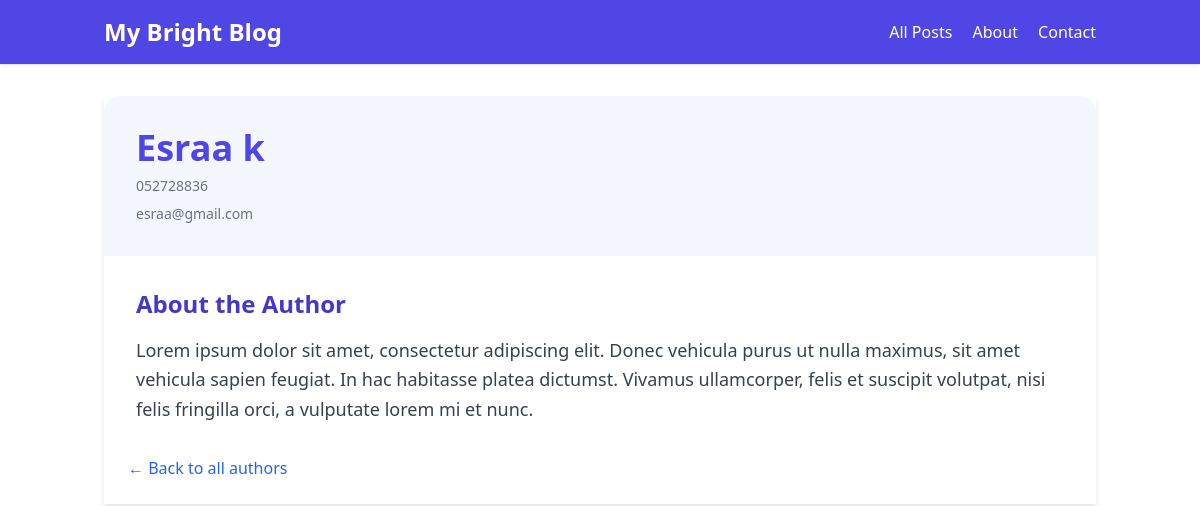
The page /posts/author/1/ on the database its author committed.
### posts/models.py (models this page shows, shortened)
class Author(models.Model):
    first_name = models.CharField(max_length=200)
    last_name = models.CharField(max_length=200)
    phone_number = models.CharField(max_length=15)
    email =models.EmailField()

### posts/views.py (the view)
# urls.py: path('author/<int:author_id>/', views.author_detail, name='author_detail'),  # Updated URL pattern
def author_detail(request, author_id):
    author = Author.objects.get(id=author_id)
    return render(request, 'posts/author_detail.html', {'author': author})

### posts/templates/posts/author_detail.html (shortened to what this page needs)
{% load static %}
<!DOCTYPE html>
<html lang="en">
<head>
    <script src="https://cdn.tailwindcss.com"></script>
</head>
<body>
    {% include 'includes/header.html' %}
    <div class="container mx-auto px-4 py-8">
        <div class="profile-card overflow-hidden">
            <div class="profile-header">
                <h1 class="text-4xl font-semibold text-indigo-600">{{ author.first_name }} {{ author.last_name }}</h1>
                <div class="text-sm text-gray-500 mt-2">{{ author.phone_number }}</div>
                <div class="text-sm text-gray-500 mt-2">{{ author.email }}</div>
            </div>
            <div class="profile-content text-lg text-gray-700 leading-relaxed">
                <h2 class="text-2xl font-semibold text-indigo-700 mb-4">About the Author</h2>
                <p>Lorem ipsum dolor sit amet, consectetur adipiscing elit. Donec vehicula purus ut nulla maximus, sit amet vehicula sapien feugiat. In hac habitasse platea dictumst. Vivamus ullamcorper, felis et suscipit volutpat, nisi felis fringilla orci, a vulputate lorem mi et nunc.</p>
            </div>
            <div class="px-6 pb-6">
                <a href="/authors/" class="text-blue-600 hover:text-blue-800 font-medium">← Back to all authors</a>
            </div>
        </div>
    </div>
</body>
</html>

### posts/templates/posts/author_detail.html (style rules this page uses)
.profile-card { box-shadow: 0 4px 6px rgba(0, 0, 0, 0.1); }
.profile-header { background-color: #f5f7ff; padding: 2rem; border-radius: 1rem 1rem 0 0; }
.profile-content { padding: 2rem; }

### rows shown on the page
Author: first_name "Esraa", last_name "k", phone_number "052728836", email "esraa@gmail.com"
